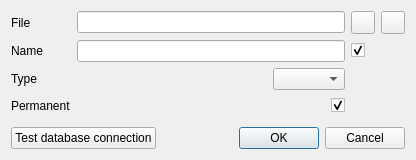
<?xml version="1.0" encoding="UTF-8"?>
<ui version="4.0">
 <class>DbDialog</class>
 <widget class="QDialog" name="DbDialog">
  <property name="geometry">
   <rect>
    <x>0</x>
    <y>0</y>
    <width>416</width>
    <height>158</height>
   </rect>
  </property>
  <property name="minimumSize">
   <size>
    <width>400</width>
    <height>0</height>
   </size>
  </property>
  <property name="windowTitle">
   <string>Database</string>
  </property>
  <layout class="QVBoxLayout" name="verticalLayout">
   <item>
    <layout class="QGridLayout" name="gridLayout">
     <item row="2" column="1">
      <layout class="QHBoxLayout" name="horizontalLayout">
       <item>
        <spacer name="horizontalSpacer">
         <property name="orientation">
          <enum>Qt::Horizontal</enum>
         </property>
         <property name="sizeHint" stdset="0">
          <size>
           <width>40</width>
           <height>20</height>
          </size>
         </property>
        </spacer>
       </item>
       <item>
        <widget class="QComboBox" name="typeCombo">
         <property name="toolTip">
          <string>Database driver</string>
         </property>
        </widget>
       </item>
      </layout>
     </item>
     <item row="1" column="1">
      <widget class="QLineEdit" name="nameEdit">
       <property name="readOnly">
        <bool>true</bool>
       </property>
      </widget>
     </item>
     <item row="1" column="0">
      <widget class="QLabel" name="nameLabel">
       <property name="text">
        <string>Name</string>
       </property>
      </widget>
     </item>
     <item row="2" column="0">
      <widget class="QLabel" name="typeLabel">
       <property name="text">
        <string>Type</string>
       </property>
      </widget>
     </item>
     <item row="0" column="1">
      <widget class="QLineEdit" name="fileEdit"/>
     </item>
     <item row="0" column="2">
      <layout class="QHBoxLayout" name="horizontalLayout_3">
       <item>
        <widget class="QToolButton" name="browseLocalButton">
         <property name="toolTip">
          <string>Browse for database file on local computer</string>
         </property>
         <property name="text">
          <string/>
         </property>
        </widget>
       </item>
       <item>
        <widget class="QToolButton" name="browseRemoteButton">
         <property name="toolTip">
          <string>Browse for database on remote SQLiteStudio-enabled computer</string>
         </property>
         <property name="text">
          <string/>
         </property>
        </widget>
       </item>
      </layout>
     </item>
     <item row="0" column="0">
      <widget class="QLabel" name="fileLabel">
       <property name="text">
        <string>File</string>
       </property>
      </widget>
     </item>
     <item row="1" column="2">
      <widget class="QCheckBox" name="generateCheckBox">
       <property name="toolTip">
        <string>Generate name basing on file path</string>
       </property>
       <property name="text">
        <string/>
       </property>
       <property name="checked">
        <bool>true</bool>
       </property>
      </widget>
     </item>
     <item row="3" column="0">
      <widget class="QLabel" name="label">
       <property name="text">
        <string>Permanent</string>
       </property>
      </widget>
     </item>
     <item row="3" column="1">
      <layout class="QHBoxLayout" name="horizontalLayout_4">
       <item>
        <spacer name="horizontalSpacer_3">
         <property name="orientation">
          <enum>Qt::Horizontal</enum>
         </property>
         <property name="sizeHint" stdset="0">
          <size>
           <width>40</width>
           <height>20</height>
          </size>
         </property>
        </spacer>
       </item>
       <item>
        <widget class="QCheckBox" name="permamentCheckBox">
         <property name="toolTip">
          <string extracomment="aasfd">&lt;p&gt;Enable this if you want the database to be stored in configuration file and restored every time SQLiteStudio is started.&lt;/p&gt;</string>
         </property>
         <property name="text">
          <string/>
         </property>
         <property name="checked">
          <bool>true</bool>
         </property>
        </widget>
       </item>
      </layout>
     </item>
    </layout>
   </item>
   <item>
    <layout class="QHBoxLayout" name="horizontalLayout_2">
     <property name="topMargin">
      <number>5</number>
     </property>
     <item>
      <widget class="QPushButton" name="testConnButton">
       <property name="text">
        <string>Test database connection</string>
       </property>
      </widget>
     </item>
     <item>
      <widget class="QLabel" name="testIcon">
       <property name="text">
        <string/>
       </property>
      </widget>
     </item>
     <item>
      <spacer name="horizontalSpacer_2">
       <property name="orientation">
        <enum>Qt::Horizontal</enum>
       </property>
       <property name="sizeHint" stdset="0">
        <size>
         <width>40</width>
         <height>20</height>
        </size>
       </property>
      </spacer>
     </item>
     <item>
      <widget class="QDialogButtonBox" name="buttonBox">
       <property name="orientation">
        <enum>Qt::Horizontal</enum>
       </property>
       <property name="standardButtons">
        <set>QDialogButtonBox::Cancel|QDialogButtonBox::Ok</set>
       </property>
       <property name="centerButtons">
        <bool>false</bool>
       </property>
      </widget>
     </item>
    </layout>
   </item>
  </layout>
 </widget>
 <tabstops>
  <tabstop>fileEdit</tabstop>
  <tabstop>browseLocalButton</tabstop>
  <tabstop>browseRemoteButton</tabstop>
  <tabstop>nameEdit</tabstop>
  <tabstop>generateCheckBox</tabstop>
  <tabstop>typeCombo</tabstop>
  <tabstop>permamentCheckBox</tabstop>
  <tabstop>testConnButton</tabstop>
  <tabstop>buttonBox</tabstop>
 </tabstops>
 <resources/>
 <connections>
  <connection>
   <sender>buttonBox</sender>
   <signal>accepted()</signal>
   <receiver>DbDialog</receiver>
   <slot>accept()</slot>
   <hints>
    <hint type="sourcelabel">
     <x>248</x>
     <y>254</y>
    </hint>
    <hint type="destinationlabel">
     <x>157</x>
     <y>274</y>
    </hint>
   </hints>
  </connection>
  <connection>
   <sender>buttonBox</sender>
   <signal>rejected()</signal>
   <receiver>DbDialog</receiver>
   <slot>reject()</slot>
   <hints>
    <hint type="sourcelabel">
     <x>316</x>
     <y>260</y>
    </hint>
    <hint type="destinationlabel">
     <x>286</x>
     <y>274</y>
    </hint>
   </hints>
  </connection>
 </connections>
</ui>
